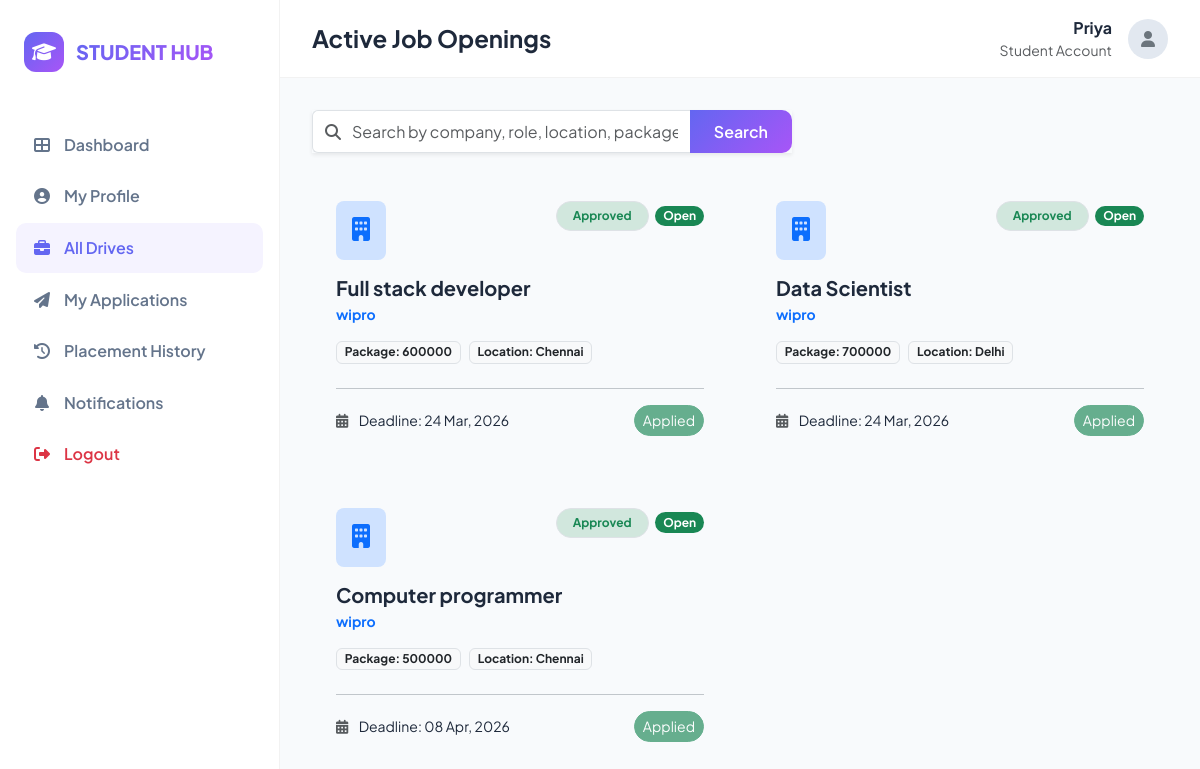
Screenshot of /student/placements (signed in) with the database file from the repository.
### models/student_profile.py (models this page shows, shortened)
class StudentProfile(db.Model):
    __tablename__ = "student_profiles"
    id = db.Column(db.Integer, primary_key=True)
    account_id = db.Column(db.Integer, db.ForeignKey("accounts.id"), unique=True, nullable=False)
    full_name = db.Column(db.String(255), nullable=False)
    university_register_number = db.Column(db.String(100), unique=True, nullable=False)
    gender_code = db.Column(db.String(20), nullable=True)
    date_of_birth = db.Column(db.Date, nullable=True)
    institutional_email = db.Column(db.String(255), unique=True, nullable=False)
    personal_email = db.Column(db.String(255), nullable=True)
    primary_phone = db.Column(db.String(20), nullable=False)
    secondary_phone = db.Column(db.String(20), nullable=True)
    skills = db.Column(db.String(500), nullable=True)
    cv_filename = db.Column(db.String(255), nullable=True)

### models/placement_drive.py (models this page shows, shortened)
class PlacementDrive(db.Model):
    __tablename__ = "placement_drives"
    id = db.Column(db.Integer, primary_key=True)
    company_id = db.Column(db.Integer, db.ForeignKey("company_profiles.id"), nullable=False)
    company = db.relationship("CompanyProfile")
    job_title = db.Column(db.String(200), nullable=False)
    job_description = db.Column(db.Text, nullable=False)
    eligibility_criteria = db.Column(db.String(500), nullable=False)
    job_location = db.Column(db.String(100), nullable=False)
    package_amount = db.Column(db.String(50), nullable=False)
    application_deadline = db.Column(db.DateTime, nullable=False)
    approval_status = db.Column(
        db.Enum(DriveStatus),
        nullable=False,
        default=DriveStatus.PENDING
    )
    created_at = db.Column(db.DateTime, nullable=False, default=datetime.utcnow)
    approved_at = db.Column(db.DateTime, nullable=True, onupdate=datetime.utcnow)
    rejection_reason = db.Column(db.String(500), nullable=True)

### models/company_profile.py (models this page shows, shortened)
class CompanyProfile(db.Model):
    __tablename__ = "company_profiles"
    id = db.Column(db.Integer, primary_key=True)
    account_id = db.Column(db.Integer, db.ForeignKey("accounts.id"), unique=True, nullable=False)
    name = db.Column(db.String(255), nullable=False)
    company_id_field = db.Column(db.String(100), unique=True, nullable=False)
    website_url = db.Column(db.String(255), nullable=True)
    industry_type = db.Column(db.String(255), nullable=True)
    location = db.Column(db.String(255), nullable=True)
    approval_status = db.Column(
        db.Enum(ApprovalAction),
        nullable=False,
        default=ApprovalAction.PENDING,
        index=True
    )
    hr_contact = db.Column(db.String(255), nullable=False)
    work_email = db.Column(db.String(255), unique=True, nullable=False)

### routes/engagement_routes.py (the view, shortened to what this page needs)
@student_bp.route("/placements", endpoint="placements")
@active_account_required
def search_career_opportunities():
    profile = get_current_student_profile()
    student_name = profile.full_name if profile else "Student User"
    search_query = request.args.get('search', '').strip()
    current_time = datetime.now()
    query = PlacementDrive.query.filter(
        PlacementDrive.approval_status == DriveStatus.APPROVED
    )
    drives = query.order_by(PlacementDrive.application_deadline.asc()).all()
    applied_drive_ids = []
    if profile:
        applied_drive_ids = [app.drive_id for app in StudentApplication.query.filter_by(student_id=profile.id).all()]
    return render_template("student/view_drives.html", drives=drives, student_name=student_name,
                           applied_drive_ids=applied_drive_ids, search_query=search_query,
                           current_time=current_time)

### routes/engagement_routes.py (called while the page is built)
@student_bp.before_request
def student_required():
    if session.get("role") != "student":
        return redirect(url_for("auth.student_login"))

### utils/helpers.py (called while the page is built)
def get_current_student_profile():
    if 'current_student_profile' not in g:
        account_id = session.get("account_id")
        if account_id:
            g.current_student_profile = StudentProfile.query.filter_by(account_id=account_id).first()
        else:
            g.current_student_profile = None
    return g.current_student_profile

def format_drive_date(value):
    if not value:
        return "N/A"
    return value.strftime('%d %b, %Y')

### templates/student/view_drives.html (shortened to what this page needs)
{% extends 'base_student.html' %}
{% block page_title %}Active Job Openings{% endblock %}
{% block content %}
<div class="mb-4">
    <form action="{{ url_for('student.placements') }}" method="GET" class="input-group shadow-sm"
        style="max-width: 480px;">
        <span class="input-group-text bg-white border-end-0">
            <i class="fas fa-search text-muted"></i>
        </span>
        <input type="text" name="search" class="form-control border-start-0 ps-0"
            placeholder="Search by company, role, location, package…" autocomplete="off" value="{{ search_query }}">
        <button class="btn btn-primary-custom px-4" type="submit">Search</button>
    </form>
</div>
<div class="row g-4" id="drivesGrid">
    {% if drives %}
    {% for drive in drives %}
    <div class="col-md-6 drive-card">
        <div class="portal-panel p-4 h-100">
            <div class="d-flex justify-content-between align-items-start mb-3">
                <div class="bg-primary-subtle p-3 rounded-3">
                    <i class="fas fa-building text-primary fs-4"></i>
                </div>
                <div>
                    {{ drive.approval_status | status_badge }}
                    {% if drive.application_deadline < current_time %} <span
                        class="badge bg-secondary rounded-pill ms-1">Closed</span>
                        {% else %}
                        <span class="badge bg-success rounded-pill ms-1">Open</span>
                        {% endif %}
                </div>
            </div>
            <h5 class="fw-bold mb-1">{{ drive.job_title }}</h5>
            <p class="text-primary fw-bold small mb-3">{{ drive.company.name }}</p>
            <div class="d-flex flex-wrap gap-2 mb-4">
                <span class="badge bg-light text-dark border small">Package: {{ drive.package_amount }}</span>
                <span class="badge bg-light text-dark border small">Location: {{ drive.job_location }}</span>
            </div>
            <hr>
            <div class="d-flex justify-content-between align-items-center">
                <div class="small"><i class="fas fa-calendar-alt me-2 text-muted"></i> Deadline: {{
                    drive.application_deadline | format_drive_date }}</div>
                {% if drive.id in applied_drive_ids %}
                <button class="btn btn-sm btn-success rounded-pill" disabled>Applied</button>
                {% elif drive.application_deadline < current_time %} <button
                    class="btn btn-sm btn-secondary rounded-pill" disabled>Deadline Passed</button>
                    {% else %}
                    <button class="btn btn-sm btn-primary-custom rounded-pill apply-btn"
                        data-drive-id="{{ drive.id }}">Apply
                        Now</button>
                    {% endif %}
            </div>
        </div>
    </div>
    {% endfor %}
    {% endif %}
</div>
{% endblock %}

### templates/base_student.html (shortened to what this page needs)
<!DOCTYPE html>
<html lang="en">
<head>
    <link href="https://cdn.jsdelivr.net/npm/bootstrap@5.3.0/dist/css/bootstrap.min.css" rel="stylesheet">
    <link href="https://cdnjs.cloudflare.com/ajax/libs/font-awesome/6.4.0/css/all.min.css" rel="stylesheet">
</head>
<body>
<nav id="sidebar">
        <div class="sidebar-brand">
            <div class="brand-logo"><i class="fas fa-graduation-cap"></i></div>
            <span class="brand-name">STUDENT HUB</span>
        </div>
        <div class="sidebar-menu">
            <a href="{{ url_for('student.dashboard') }}"
                class="nav-link {% if request.endpoint == 'student.dashboard' %}active{% endif %}">
                <i class="fas fa-th-large"></i> <span>Dashboard</span>
            </a>
            <a href="{{ url_for('student.profile') }}"
                class="nav-link {% if request.endpoint == 'student.profile' %}active{% endif %}">
                <i class="fas fa-user-circle"></i> <span>My Profile</span>
            </a>
<a href="{{ url_for('student.placements') }}"
                class="nav-link {% if request.endpoint == 'student.placements' %}active{% endif %}">
                <i class="fas fa-briefcase"></i> <span>All Drives</span>
            </a>
<a href="{{ url_for('student.applications') }}"
                class="nav-link {% if request.endpoint == 'student.applications' %}active{% endif %}">
                <i class="fas fa-paper-plane"></i> <span>My Applications</span>
            </a>
            <a href="{{ url_for('student.history') }}"
                class="nav-link {% if request.endpoint == 'student.history' %}active{% endif %}">
                <i class="fas fa-history"></i> <span>Placement History</span>
            </a>
            <a href="{{ url_for('student.notifications') }}"
                class="nav-link {% if request.endpoint == 'student.notifications' %}active{% endif %}">
                <i class="fas fa-bell"></i> <span>Notifications</span>
            </a>
<a href="{{ url_for('auth.logout') }}" class="nav-link text-danger">
                <i class="fas fa-sign-out-alt"></i> <span>Logout</span>
            </a>
        </div>
    </nav>
<main id="main-content">
        <div class="top-navbar">
            <h4 class="fw-bold mb-0">{% block page_title %}Dashboard{% endblock %}</h4>
            <div class="dropdown">
                <div class="d-flex align-items-center gap-3" role="button" data-bs-toggle="dropdown"
                    aria-expanded="false" style="cursor: pointer;">
                    <div class="text-end d-none d-md-block">
                        <p class="mb-0 fw-bold">{{ student_name if student_name else 'Student User' }}</p>
                        <p class="mb-0 text-muted small">Student Account</p>
                    </div>
                    <div
                        style="width: 40px; height: 40px; background: #e2e8f0; border-radius: 50%; display: flex; align-items: center; justify-content: center;">
                        <i class="fas fa-user text-secondary"></i>
                    </div>
                </div>
            </div>
        </div>
        {% block content %}{% endblock %}
    </main>
</body>
</html>

### templates/base_student.html (style rules this page uses)
:root { --sidebar-width: 280px; --primary-gradient: linear-gradient(135deg, #6366f1 0%, #a855f7 100%); --sidebar-bg: #ffffff; --sidebar-text: #64748b; --sidebar-active-bg: #f5f3ff; --sidebar-active-text: #6366f1; --content-bg: #f8fafc; }
body { font-family: 'Plus Jakarta Sans', sans-serif; background-color: var(--content-bg); color: #1e293b; min-height: 100vh; }
#sidebar { width: var(--sidebar-width); height: 100vh; position: fixed; left: 0; top: 0; background: var(--sidebar-bg); border-right: 1px solid rgba(0, 0, 0, 0.05); z-index: 1000; display: flex; flex-direction: column; }
.sidebar-brand { padding: 2rem 1.5rem; display: flex; align-items: center; gap: 12px; }
.brand-logo { width: 40px; height: 40px; background: var(--primary-gradient); border-radius: 12px; display: flex; align-items: center; justify-content: center; color: white; font-size: 1.2rem; }
.brand-name { font-weight: 800; font-size: 1.25rem; background: var(--primary-gradient); -webkit-background-clip: text; background-clip: text; -webkit-text-fill-color: transparent; }
.sidebar-menu { padding: 1rem; flex-grow: 1; overflow-y: auto; }
.nav-link { display: flex; align-items: center; gap: 12px; padding: 0.8rem 1rem; color: var(--sidebar-text); font-weight: 600; border-radius: 10px; transition: all 0.2s; margin-bottom: 2px; text-decoration: none; }
.nav-link.active { background: var(--sidebar-active-bg); color: var(--sidebar-active-text); }
.nav-link i { width: 20px; text-align: center; }
#main-content { margin-left: var(--sidebar-width); padding: 2rem; }
.top-navbar { background: white; padding: 1rem 2rem; margin: -2rem -2rem 2rem -2rem; border-bottom: 1px solid rgba(0, 0, 0, 0.05); display: flex; justify-content: space-between; align-items: center; }
.btn-primary-custom { background: var(--primary-gradient); border: none; color: white; padding: 0.6rem 1.5rem; border-radius: 10px; font-weight: 600; }

### templates/student/view_drives.html (style rules this page uses)
.bg-primary-subtle { background-color: #eef2ff; }
.bg-success-subtle { background-color: #f0fdf4; }

### rows the page displays
StudentProfile: full_name "Priya"
PlacementDrive: approval_status|status_badge "Approved", shows "Open", job_title "Full stack developer", company.name "wipro", package_amount "600000", job_location "Chennai", application_deadline "24 Mar, 2026", shows "Applied"
PlacementDrive: approval_status|status_badge "Approved", shows "Open", job_title "Data Scientist", company.name "wipro", package_amount "700000", job_location "Delhi", application_deadline "24 Mar, 2026", shows "Applied"
PlacementDrive: approval_status|status_badge "Approved", shows "Open", job_title "Computer programmer", company.name "wipro", package_amount "500000", job_location "Chennai", application_deadline "08 Apr, 2026", shows "Applied"
